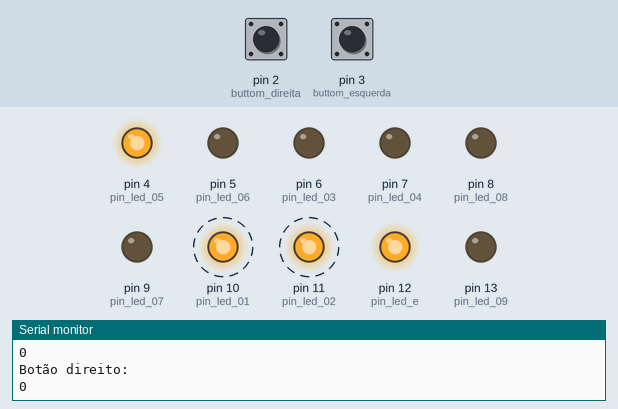
Simulated run of this sketch. Board: Arduino Uno, built with avr-gcc and run on an emulated ATmega328P. On the bench: output pins drawn as LEDs (lit = HIGH), the last lines printed to the serial monitor. Dashed ring = blinking. Inputs (shaded band) come from the test bench; at power-on: pin 2 (buttom_direita) LOW, pin 3 (buttom_esquerda) LOW.

Above: at 1.0 s.
1.7 s: pin 2 (buttom_direita) pulled HIGH for 1 s
At 2.8 s:
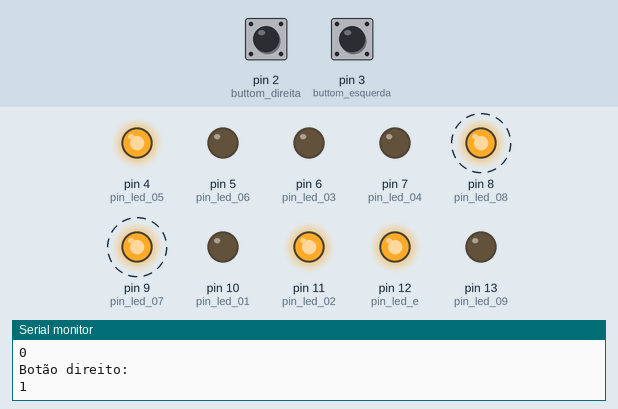
4.9 s: pin 3 (buttom_esquerda) pulled HIGH for 0.5 s
At 5.4 s:
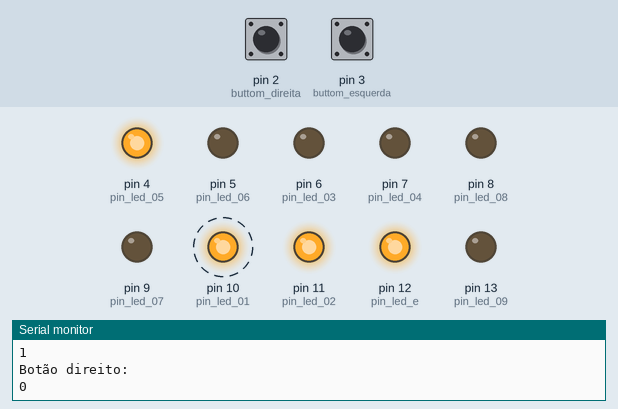
7.9 s: pin 3 (buttom_esquerda) pulled HIGH for 1 s
At 8.8 s:
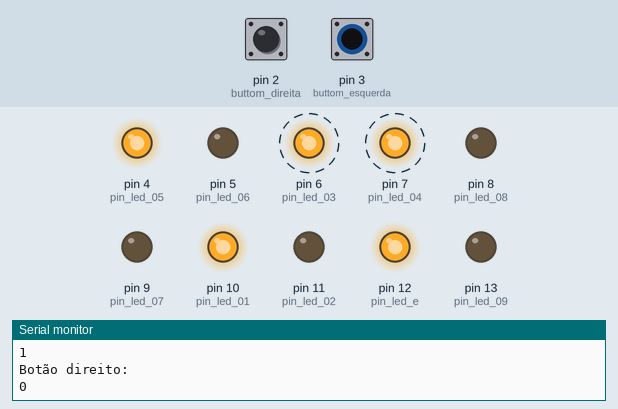
10.9 s: pin 2 (buttom_direita) pulled HIGH for 0.5 s
At 12.2 s:
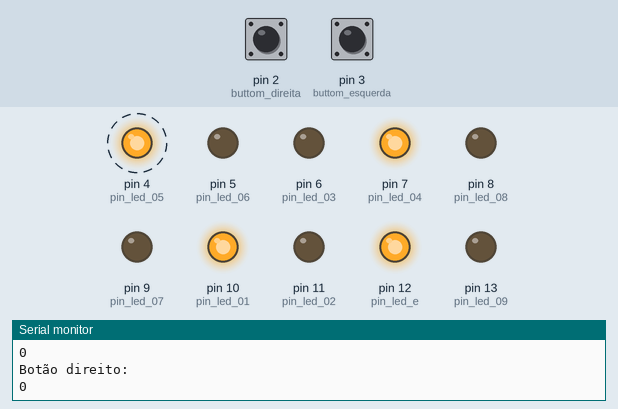
13.9 s: pin 2 (buttom_direita) pulled HIGH for 3.2 s
At 17.7 s:
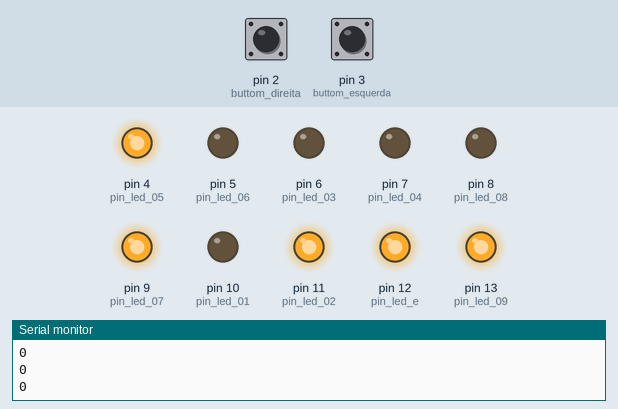
18.7 s: pin 3 (buttom_esquerda) pulled HIGH for 3.2 s
At 19.41 s:
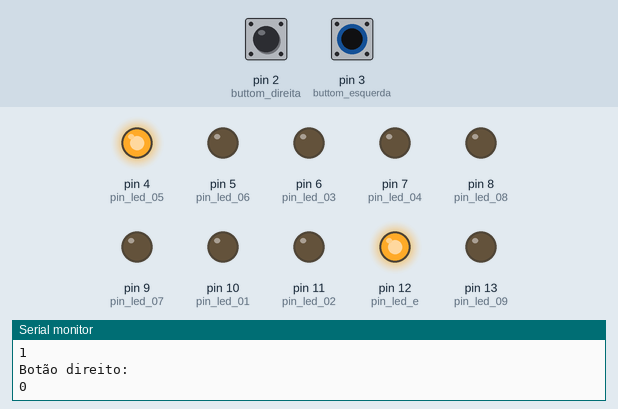
Timing chart, 0 to 24.4 s (numbered marks = the images above; inputs shaded):
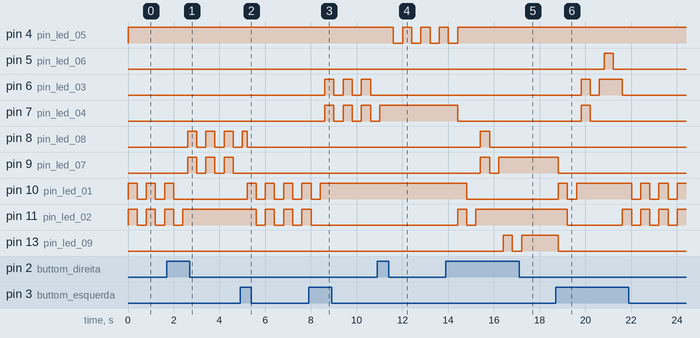

The sketch:

Labirinto2_Teste2.ino
```cpp
// estados dos botoes
int estado_buttom_esquerda = 0;
int estado_buttom_direita = 0;

//led rgb
#define PIN_VERMELHO 2
#define PIN_VERDE 3
#define PIN_AZUL 4

// led de entrada ao labirinto
int pin_led_e = 12;

//led do final do labirinto
int pin_led_f;

// Leds dos caminhos
int pin_led_01 = 10;
int pin_led_02 = 11;
int pin_led_03 = 6;
int pin_led_04 = 7;
int pin_led_05 = 4;
int pin_led_06 = 5;
int pin_led_07 = 9;
int pin_led_08 = 8;
int pin_led_09 = 13;


//Botões
int buttom_esquerda = 3;
int buttom_direita = 2;

//Variavel de controle de fase
int fase = 1;

void setup()
{
  pinMode(pin_led_e, OUTPUT);

  pinMode(pin_led_01, OUTPUT);
  pinMode(pin_led_02, OUTPUT);
  pinMode(pin_led_03, OUTPUT);
  pinMode(pin_led_04, OUTPUT);
  pinMode(pin_led_05, OUTPUT);
  pinMode(pin_led_06, OUTPUT);
  pinMode(pin_led_07, OUTPUT);
  pinMode(pin_led_08, OUTPUT);
  pinMode(pin_led_09, OUTPUT);
  //Botões
  pinMode(buttom_esquerda, INPUT);
  pinMode(buttom_direita, INPUT);

  digitalWrite(pin_led_e, HIGH);

  Serial.begin(9600);
}

void loop(){
  estado_buttom_esquerda = digitalRead(3);
  estado_buttom_direita = digitalRead(2);
  if (fase == 1){
    fase1();
  }
  delay(200);
  Serial.println(estado_buttom_esquerda);
  Serial.println(estado_buttom_direita);
  if(fase==2){
    fase2();
  }
  delay(200);
  Serial.println(estado_buttom_esquerda);
  Serial.println(estado_buttom_direita);
  if (fase == 3){
    fase3();
  }if(fase== 4){
  	fase4();
  }

}

void fase1(){
  //CASO O LABIRINTO REINICIE > DESLIGAR LEDS
  digitalWrite(pin_led_01, LOW);
  digitalWrite(pin_led_02, LOW);
  digitalWrite(pin_led_03, LOW);
  digitalWrite(pin_led_04, LOW);
  digitalWrite(pin_led_05, LOW);
  digitalWrite(pin_led_06, LOW);
  digitalWrite(pin_led_07, LOW);
  digitalWrite(pin_led_08, LOW);
  digitalWrite(pin_led_09, LOW);
  digitalWrite(pin_led_f, LOW);
  action_capture("vermelho");

  while(estado_buttom_esquerda != HIGH || estado_buttom_direita != HIGH){
  	estado_buttom_esquerda = digitalRead(3);
  	estado_buttom_direita = digitalRead(2);
    Serial.println("Botão esquerdo: ");
    Serial.println(estado_buttom_esquerda);
    Serial.println("Botão direito: ");
    Serial.println(estado_buttom_direita);
  	digitalWrite(pin_led_01, HIGH);//Led01
  	digitalWrite(pin_led_02, HIGH);//Led02
  	delay(400);
  	digitalWrite(pin_led_01, LOW);//Led01
  	digitalWrite(pin_led_02, LOW);//Led02
  	delay(400);
  	estado_buttom_esquerda = digitalRead(3);
  	estado_buttom_direita = digitalRead(2);
  	if(estado_buttom_esquerda == HIGH){
    	digitalWrite(pin_led_01, HIGH); //Led01(CERTO)
    	fase = 2;
      	break;
  	}else if(estado_buttom_direita == HIGH){
    	digitalWrite(pin_led_02, HIGH);//Led02(ERRADO)
    	fase = 2;
      	break;
  	}
  }
}

void fase2(){
  while(estado_buttom_esquerda != HIGH || estado_buttom_direita != HIGH){
  	// se a pessoa foi pro caminho certo
  	if(digitalRead(pin_led_01) == HIGH){  // se o Led01 está ligado
      action_capture("amarelo");
      estado_buttom_esquerda = digitalRead(3);
  		estado_buttom_direita = digitalRead(2);
    	Serial.println("Botão esquerdo: ");
    	Serial.println(estado_buttom_esquerda);
    	Serial.println("Botão direito: ");
    	Serial.println(estado_buttom_direita);
    	digitalWrite(pin_led_03, HIGH);//Led03
    	digitalWrite(pin_led_04, HIGH);//Led04
    	delay(400);
    	digitalWrite(pin_led_03, LOW);//Led03
    	digitalWrite(pin_led_04, LOW);//Led04
    	delay(400);
      estado_buttom_esquerda = digitalRead(3);
  		estado_buttom_direita = digitalRead(2);
    	if(estado_buttom_esquerda == HIGH){;
      		digitalWrite(pin_led_03, HIGH);//Led03(CERTO)
      		fase = 3;
          	break;
    	}else if(estado_buttom_direita == HIGH){
      		digitalWrite(pin_led_04, HIGH);//Led04(ERRADO)
      		Serial.println("Botão direito apertado");
      		Serial.println(estado_buttom_direita);
      		fase = 3;
          	break;
    	}
  	}else if(digitalRead(pin_led_02) == HIGH){
      action_capture("vermelho");
      estado_buttom_esquerda = digitalRead(3);
  		estado_buttom_direita = digitalRead(2);
    	Serial.println("Botão esquerdo: ");
    	Serial.println(estado_buttom_esquerda);
    	Serial.println("Botão direito: ");
      	Serial.println(estado_buttom_direita);
    	digitalWrite(pin_led_07, HIGH);
    	digitalWrite(pin_led_08, HIGH);
    	delay(400);
    	digitalWrite(pin_led_07, LOW);
    	digitalWrite(pin_led_08, LOW);
    	delay(400);
        estado_buttom_esquerda = digitalRead(3);
  		estado_buttom_direita = digitalRead(2);
    	if(estado_buttom_esquerda == HIGH){
      		digitalWrite(pin_led_08, HIGH);
      		fase = 3;
          	break;
    	}else if(estado_buttom_direita == HIGH){
      		digitalWrite(pin_led_07, HIGH);
      		fase = 3;
          	break;
    	}
    }
  }
}

void fase3(){
  while(estado_buttom_esquerda != HIGH || estado_buttom_direita != HIGH){
  	if(digitalRead(pin_led_03) == HIGH){
    	action_capture("amarelo");
      estado_buttom_esquerda = digitalRead(3);
    	estado_buttom_direita = digitalRead(2);
    	Serial.println("Botão esquerdo: ");
    	Serial.println(estado_buttom_esquerda);
    	Serial.println("Botão direito: ");
    	Serial.println(estado_buttom_direita);
    	digitalWrite(pin_led_06, HIGH);
    	delay(400);
    	digitalWrite(pin_led_06, LOW);
    	delay(400);
    	estado_buttom_esquerda = digitalRead(3);
    	estado_buttom_direita = digitalRead(2);
    	if(estado_buttom_esquerda == HIGH || estado_buttom_direita == HIGH){
      		digitalWrite(pin_led_06, HIGH);//CHEGOU AO FIM
      		fase = 4;
      		break;
    	}
  	}

  	else if(digitalRead(pin_led_04) == HIGH){
    	action_capture("vermelho");
      estado_buttom_esquerda = digitalRead(3);
    	estado_buttom_direita = digitalRead(2);
    	Serial.println("Botão esquerdo: ");
    	Serial.println(estado_buttom_esquerda);
    	Serial.println("Botão direito: ");
    	Serial.println(estado_buttom_direita);
    	digitalWrite(pin_led_05, HIGH);
    	delay(400);
    	digitalWrite(pin_led_05, LOW);
    	delay(400);
    	estado_buttom_esquerda = digitalRead(3);
    	estado_buttom_direita = digitalRead(2);
    	if(estado_buttom_esquerda == HIGH || estado_buttom_direita == HIGH){
      		digitalWrite(pin_led_05, HIGH);
      		fase = 4;
      		break;
    	}
  	}

  	else if(digitalRead(pin_led_08) == HIGH){
  		fase = 4;
      action_capture("vermelho");
    	break;
  	}

  	else if(digitalRead(pin_led_07) == HIGH){
      action_capture("vermelho");
      estado_buttom_esquerda = digitalRead(3);
  		estado_buttom_direita = digitalRead(2);
        Serial.println("Botão esquerdo: ");
    	Serial.println(estado_buttom_esquerda);
    	Serial.println("Botão direito: ");
      	Serial.println(estado_buttom_direita);
        estado_buttom_esquerda = digitalRead(3);
  		estado_buttom_direita = digitalRead(2);
    	digitalWrite(pin_led_09, HIGH);
    	delay(400);
    	digitalWrite(pin_led_09, LOW);
    	delay(400);
    	if(estado_buttom_esquerda == HIGH || estado_buttom_direita == HIGH){
      		digitalWrite(pin_led_09, HIGH);
      		fase = 4;
          	break;
    	}
    }
  }
}

void fase4(){
  estado_buttom_esquerda = digitalRead(3);
  estado_buttom_direita = digitalRead(2);
  if(digitalRead(pin_led_06) == HIGH){
    digitalWrite(pin_led_f, HIGH);
    action_capture("verde");
    if(estado_buttom_esquerda == HIGH || estado_buttom_direita == HIGH){
      fase = 1;
    }
  }else{
    if(estado_buttom_esquerda == HIGH || estado_buttom_direita == HIGH){
      fase = 1;
  	}
  }
}
void executor(int pinVermelho, int pinVerde, int pinAzul, int estadoR, int estadoG, int estadoB, int tempo) {
  digitalWrite(pinVermelho, estadoR);
  digitalWrite(pinVerde, estadoG);
  digitalWrite(pinAzul, estadoB);
  delay(tempo);
}
void action_capture(String cor) {
  int tempoPadrao = 0;  // Tempo padrão para cada estado (1 segundo)
  int estadoDesligado = 1;
  int estadoLigado = 0;

  if (cor == "vermelho") {
    executor(PIN_VERMELHO, PIN_VERDE, PIN_AZUL, estadoLigado, estadoDesligado, estadoDesligado, tempoPadrao);

  } else if (cor == "verde") {
    executor(PIN_VERMELHO, PIN_VERDE, PIN_AZUL, estadoDesligado, estadoLigado, estadoDesligado, tempoPadrao);

  } else if (cor == "azul") {
    executor(PIN_VERMELHO, PIN_VERDE, PIN_AZUL, estadoDesligado, estadoDesligado, estadoLigado, tempoPadrao);

  } else if(cor == "amarelo"){
    executor(PIN_VERMELHO, PIN_VERDE, PIN_AZUL, estadoLigado, estadoLigado, estadoDesligado, tempoPadrao);

  }else if(cor == "branco"){
    executor(PIN_VERMELHO, PIN_VERDE, PIN_AZUL, estadoLigado, estadoLigado, estadoLigado, tempoPadrao);

  }
  else{
    Serial.println("Cor desconhecida");
  }
}
```

Measured:
- after the input at 1.7 s, pin 8 (pin_led_08), pin 9 (pin_led_07): alternates HIGH for 0.40 s and LOW for 0.40 s, starting after 0.90 s; pin 10 (pin_led_01): goes on until 2.0 s, then stays LOW; pin 11 (pin_led_02): goes on until 2.4 s, then stays HIGH
- after the input at 4.9 s, pin 9 (pin_led_07): stops changing and stays LOW; pin 10 (pin_led_01): alternates HIGH for 0.40 s and LOW for 0.40 s, starting after 0.30 s; pin 11 (pin_led_02): alternates HIGH for 0.40 s and LOW for 0.40 s, starting after 0.70 s
- after the input at 7.9 s, pin 6 (pin_led_03), pin 7 (pin_led_04): alternates HIGH for 0.40 s and LOW for 0.40 s, starting after 0.71 s; pin 10 (pin_led_01): goes on until 8.4 s, then stays HIGH; pin 11 (pin_led_02): goes on until 8.0 s, then stays LOW
- after the input at 10.9 s, pin 4 (pin_led_05): alternates HIGH for 0.40 s and LOW for 0.40 s, starting after 0.71 s; pin 6 (pin_led_03): stops changing and stays LOW; pin 7 (pin_led_04): goes on until 11.0 s, then stays HIGH
- after the input at 13.9 s, pin 4 (pin_led_05): goes on until 14.4 s, then stays HIGH; pin 7 (pin_led_04): HIGH → LOW after 0.51 s; pin 8 (pin_led_08): LOW → HIGH after 1.5 s, → LOW 0.40 s later; pin 9 (pin_led_07): LOW → HIGH after 1.5 s, → LOW 0.40 s later, → HIGH 0.40 s later; pin 10 (pin_led_01): HIGH → LOW after 0.91 s
- after the input at 18.7 s, pin 5 (pin_led_06): LOW → HIGH after 2.1 s, → LOW 0.40 s later; pin 6 (pin_led_03): LOW → HIGH after 1.1 s, → LOW 0.40 s later, → HIGH 0.40 s later, → LOW 1.0 s later
- by itself, pin 10 (pin_led_01), pin 11 (pin_led_02): alternates HIGH for 0.40 s and LOW for 0.40 s
